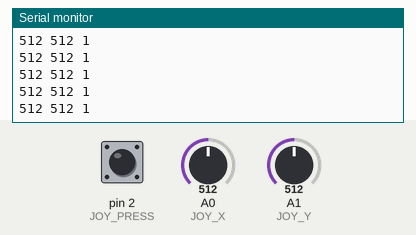
Bench run of a sketch on a simulated Arduino Uno, built with avr-gcc and run on an emulated ATmega328P. Parts: the last lines printed to the serial monitor. The test bench sets the inputs (shaded band); at power-on: A1 (JOY_Y) = 512, A0 (JOY_X) = 512, pin 2 (JOY_PRESS) HIGH.

Above: at 4.2 s.
4.3 s: A1 (JOY_Y) set to 985
At 4.9 s:
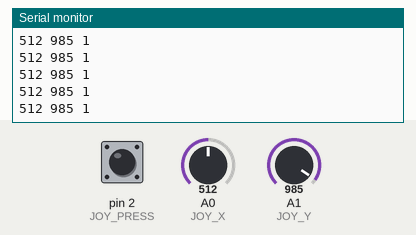
7.3 s: A1 (JOY_Y) set to 1014
At 8.4 s:
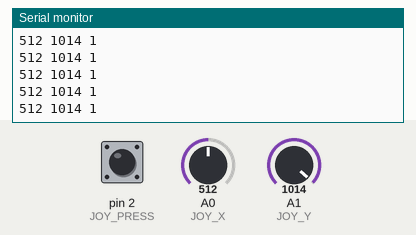
11.9 s: A0 (JOY_X) set to 108
At 12.7 s:
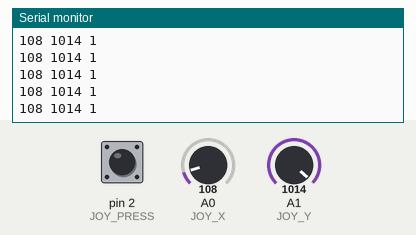
14.9 s: A0 (JOY_X) set to 94
At 15.8 s:
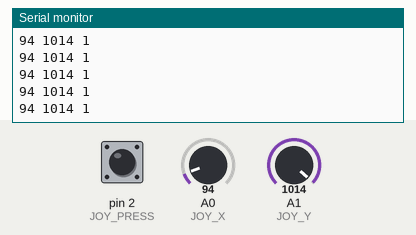
Timing chart, 0 to 17.4 s (numbered marks = the images above; inputs shaded):
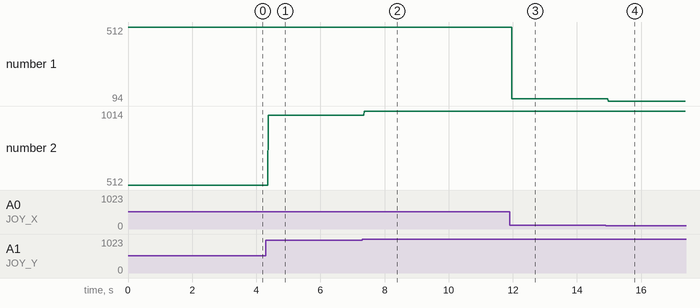

The sketch:

joystick.ino
```cpp
const int JOY_X = 0;     // analog pin
const int JOY_Y = 1;     // analog pin
const int JOY_PRESS = 2; // digital pin

void setup()
{
  // When the joystick is pressed, it'll be read as LOW.
  pinMode(JOY_PRESS, INPUT_PULLUP);
  Serial.begin(9600);
}

void loop()
{
  int x;
  int y;
  int pressed;

  x = analogRead(JOY_X);
  y = analogRead(JOY_Y);
  pressed = digitalRead(JOY_PRESS);

  Serial.print(x);
  Serial.print(" ");
  Serial.print(y);
  Serial.print(" ");
  Serial.println(pressed);
}
```

Measured:
- after the input at 4.3 s, the serial monitor: prints a new line after 0.07 s (image 1)
- after the input at 7.3 s, the serial monitor: prints a new line after 0.07 s (image 2)
- after the input at 11.9 s, the serial monitor: prints a new line after 0.07 s (image 3)
- after the input at 14.9 s, the serial monitor: prints a new line after 0.07 s (image 4)
- plotted number 1: 512 → 108 after the input at 11.9 s, 108 → 94 after the input at 14.9 s
- plotted number 2: 512 → 985 after the input at 4.3 s, 985 → 1014 after the input at 7.3 s
